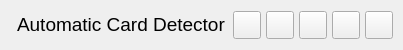
           <widget class="QFrame" name="contentTopBg">
            <property name="sizePolicy">
             <sizepolicy hsizetype="Preferred" vsizetype="Preferred">
              <horstretch>0</horstretch>
              <verstretch>0</verstretch>
             </sizepolicy>
            </property>
            <property name="minimumSize">
             <size>
              <width>0</width>
              <height>50</height>
             </size>
            </property>
            <property name="maximumSize">
             <size>
              <width>16777215</width>
              <height>50</height>
             </size>
            </property>
            <property name="frameShape">
             <enum>QFrame::NoFrame</enum>
            </property>
            <property name="frameShadow">
             <enum>QFrame::Raised</enum>
            </property>
            <layout class="QHBoxLayout" name="horizontalLayout">
             <property name="spacing">
              <number>0</number>
             </property>
             <property name="leftMargin">
              <number>0</number>
             </property>
             <property name="topMargin">
              <number>0</number>
             </property>
             <property name="rightMargin">
              <number>10</number>
             </property>
             <property name="bottomMargin">
              <number>0</number>
             </property>
             <item>
              <widget class="QFrame" name="leftBox">
               <property name="sizePolicy">
                <sizepolicy hsizetype="Expanding" vsizetype="Preferred">
                 <horstretch>0</horstretch>
                 <verstretch>0</verstretch>
                </sizepolicy>
               </property>
               <property name="frameShape">
                <enum>QFrame::NoFrame</enum>
               </property>
               <property name="frameShadow">
                <enum>QFrame::Raised</enum>
               </property>
               <layout class="QHBoxLayout" name="horizontalLayout_3">
                <property name="spacing">
                 <number>0</number>
                </property>
                <property name="leftMargin">
                 <number>0</number>
                </property>
                <property name="topMargin">
                 <number>0</number>
                </property>
                <property name="rightMargin">
                 <number>0</number>
                </property>
                <property name="bottomMargin">
                 <number>0</number>
                </property>
                <item>
                 <widget class="QLabel" name="iconLabel">
                  <property name="maximumSize">
                   <size>
                    <width>56</width>
                    <height>16777215</height>
                   </size>
                  </property>
                  <property name="cursor">
                   <cursorShape>SizeAllCursor</cursorShape>
                  </property>
                  <property name="text">
                   <string/>
                  </property>
                  <property name="pixmap">
                   <pixmap>images/images/icon.svg</pixmap>
                  </property>
                  <property name="scaledContents">
                   <bool>true</bool>
                  </property>
                  <property name="margin">
                   <number>5</number>
                  </property>
                 </widget>
                </item>
                <item>
                 <spacer name="horizontalSpacer">
                  <property name="orientation">
                   <enum>Qt::Horizontal</enum>
                  </property>
                  <property name="sizeType">
                   <enum>QSizePolicy::Fixed</enum>
                  </property>
                  <property name="sizeHint" stdset="0">
                   <size>
                    <width>10</width>
                    <height>20</height>
                   </size>
                  </property>
                 </spacer>
                </item>
                <item>
                 <widget class="QLabel" name="titleLabel">
                  <property name="maximumSize">
                   <size>
                    <width>230</width>
                    <height>16777215</height>
                   </size>
                  </property>
                  <property name="font">
                   <font>
                    <family>Segoe UI</family>
                    <pointsize>10</pointsize>
                    <weight>50</weight>
                    <italic>false</italic>
                    <bold>false</bold>
                   </font>
                  </property>
                  <property name="frameShape">
                   <enum>QFrame::NoFrame</enum>
                  </property>
                  <property name="text">
                   <string>&lt;html&gt;&lt;head/&gt;&lt;body&gt;&lt;p&gt;&lt;span style=&quot; font-family:'Comic Sans MS'; font-size:14pt; font-weight:400;&quot;&gt;Automatic Card Detector&lt;/span&gt;&lt;/p&gt;&lt;/body&gt;&lt;/html&gt;</string>
                  </property>
                  <property name="textFormat">
                   <enum>Qt::RichText</enum>
                  </property>
                  <property name="alignment">
                   <set>Qt::AlignLeading|Qt::AlignLeft|Qt::AlignVCenter</set>
                  </property>
                  <property name="margin">
                   <number>5</number>
                  </property>
                 </widget>
                </item>
                <item>
                 <widget class="QLabel" name="artLabel">
                  <property name="sizePolicy">
                   <sizepolicy hsizetype="Preferred" vsizetype="Preferred">
                    <horstretch>0</horstretch>
                    <verstretch>0</verstretch>
                   </sizepolicy>
                  </property>
                  <property name="minimumSize">
                   <size>
                    <width>0</width>
                    <height>315</height>
                   </size>
                  </property>
                  <property name="sizeIncrement">
                   <size>
                    <width>0</width>
                    <height>0</height>
                   </size>
                  </property>
                  <property name="text">
                   <string/>
                  </property>
                  <property name="pixmap">
                   <pixmap>images/images/icon.svg</pixmap>
                  </property>
                  <property name="scaledContents">
                   <bool>false</bool>
                  </property>
                  <property name="alignment">
                   <set>Qt::AlignBottom|Qt::AlignHCenter</set>
                  </property>
                  <property name="margin">
                   <number>0</number>
                  </property>
                 </widget>
                </item>
               </layout>
              </widget>
             </item>
             <item alignment="Qt::AlignRight">
              <widget class="QFrame" name="rightButtons">
               <property name="minimumSize">
                <size>
                 <width>0</width>
                 <height>28</height>
                </size>
               </property>
               <property name="frameShape">
                <enum>QFrame::NoFrame</enum>
               </property>
               <property name="frameShadow">
                <enum>QFrame::Raised</enum>
               </property>
               <layout class="QHBoxLayout" name="horizontalLayout_2">
                <property name="spacing">
                 <number>5</number>
                </property>
                <property name="leftMargin">
                 <number>0</number>
                </property>
                <property name="topMargin">
                 <number>0</number>
                </property>
                <property name="rightMargin">
                 <number>0</number>
                </property>
                <property name="bottomMargin">
                 <number>0</number>
                </property>
                <item>
                 <widget class="QPushButton" name="resetTopBtn">
                  <property name="maximumSize">
                   <size>
                    <width>28</width>
                    <height>28</height>
                   </size>
                  </property>
                  <property name="cursor">
                   <cursorShape>PointingHandCursor</cursorShape>
                  </property>
                  <property name="toolTip">
                   <string>Reset</string>
                  </property>
                  <property name="icon">
                   <iconset>
                    <normaloff>images/icons/cil-reload.png</normaloff>images/icons/cil-reload.png</iconset>
                  </property>
                  <property name="iconSize">
                   <size>
                    <width>20</width>
                    <height>20</height>
                   </size>
                  </property>
                 </widget>
                </item>
                <item>
                 <widget class="QPushButton" name="settingsTopBtn">
                  <property name="minimumSize">
                   <size>
                    <width>28</width>
                    <height>28</height>
                   </size>
                  </property>
                  <property name="maximumSize">
                   <size>
                    <width>28</width>
                    <height>28</height>
                   </size>
                  </property>
                  <property name="cursor">
                   <cursorShape>PointingHandCursor</cursorShape>
                  </property>
                  <property name="toolTip">
                   <string>Settings</string>
                  </property>
                  <property name="text">
                   <string/>
                  </property>
                  <property name="icon">
                   <iconset>
                    <normaloff>images/icons/cil-equalizer.png</normaloff>images/icons/cil-equalizer.png</iconset>
                  </property>
                  <property name="iconSize">
                   <size>
                    <width>20</width>
                    <height>20</height>
                   </size>
                  </property>
                 </widget>
                </item>
                <item>
                 <widget class="QPushButton" name="minimizeAppBtn">
                  <property name="minimumSize">
                   <size>
                    <width>28</width>
                    <height>28</height>
                   </size>
                  </property>
                  <property name="maximumSize">
                   <size>
                    <width>28</width>
                    <height>28</height>
                   </size>
                  </property>
                  <property name="cursor">
                   <cursorShape>PointingHandCursor</cursorShape>
                  </property>
                  <property name="toolTip">
                   <string>Minimize</string>
                  </property>
                  <property name="text">
                   <string/>
                  </property>
                  <property name="icon">
                   <iconset>
                    <normaloff>images/icons/icon_minimize.png</normaloff>images/icons/icon_minimize.png</iconset>
                  </property>
                  <property name="iconSize">
                   <size>
                    <width>20</width>
                    <height>20</height>
                   </size>
                  </property>
                 </widget>
                </item>
                <item>
                 <widget class="QPushButton" name="maximizeRestoreAppBtn">
                  <property name="minimumSize">
                   <size>
                    <width>28</width>
                    <height>28</height>
                   </size>
                  </property>
                  <property name="maximumSize">
                   <size>
                    <width>28</width>
                    <height>28</height>
                   </size>
                  </property>
                  <property name="font">
                   <font>
                    <family>Segoe UI</family>
                    <pointsize>10</pointsize>
                    <weight>50</weight>
                    <italic>false</italic>
                    <bold>false</bold>
                    <stylestrategy>PreferDefault</stylestrategy>
                   </font>
                  </property>
                  <property name="cursor">
                   <cursorShape>PointingHandCursor</cursorShape>
                  </property>
                  <property name="toolTip">
                   <string>Maximize</string>
                  </property>
                  <property name="text">
                   <string/>
                  </property>
                  <property name="icon">
                   <iconset>
                    <normaloff>images/icons/icon_maximize.png</normaloff>images/icons/icon_maximize.png</iconset>
                  </property>
                  <property name="iconSize">
                   <size>
                    <width>20</width>
                    <height>20</height>
                   </size>
                  </property>
                 </widget>
                </item>
                <item>
                 <widget class="QPushButton" name="closeAppBtn">
                  <property name="minimumSize">
                   <size>
                    <width>28</width>
                    <height>28</height>
                   </size>
                  </property>
                  <property name="maximumSize">
                   <size>
                    <width>28</width>
                    <height>28</height>
                   </size>
                  </property>
                  <property name="cursor">
                   <cursorShape>PointingHandCursor</cursorShape>
                  </property>
                  <property name="toolTip">
                   <string>Close</string>
                  </property>
                  <property name="text">
                   <string/>
                  </property>
                  <property name="icon">
                   <iconset>
                    <normaloff>images/icons/icon_close.png</normaloff>images/icons/icon_close.png</iconset>
                  </property>
                  <property name="iconSize">
                   <size>
                    <width>20</width>
                    <height>20</height>
                   </size>
                  </property>
                 </widget>
                </item>
               </layout>
              </widget>
             </item>
            </layout>
           </widget>
